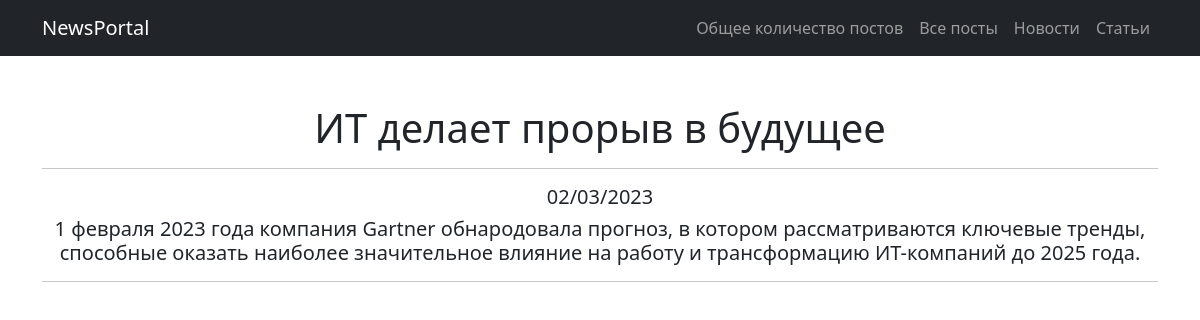
The page /articles/2 on the database its author committed.
### news/models.py (models this page shows, shortened)
class Post(models.Model):
    article = 'AT'
    news = 'NW'
    TYPE = [(article, 'Статья'), (news, 'Новость')]
    many_author = models.ForeignKey(Author, on_delete=models.CASCADE)
    article_or_news = models.CharField(max_length=2, choices=TYPE, default=article)
    datetime = models.DateTimeField(auto_now_add=True)
    many_category = models.ManyToManyField(Category, through="PostCategory")
    header = models.CharField(max_length=150)
    text = models.TextField()
    rating = models.SmallIntegerField(default=0)

### news/views.py (the view)
# urls.py: path('articles/<int:pk>', ArticleDetail.as_view()),
class ArticleDetail(DetailView):
    model = Post
    template_name = 'flatpages/article.html'
    context_object_name = 'article'

### news/templatetags/custom_filter2.py (called while the page is built)
@register.filter()
def post_time(date):
    return date.strftime("%d/%m/%Y")

### news/templatetags/custom_filter3.py (called while the page is built)
@register.filter()
def censor(value):
    finder = value.split()
    for _ in finder:
        if isinstance(_, str):
            if _.lower().replace(".", "").replace(",", "").replace(";", "").replace(":", "") in censor_words:
                finder[finder.index(_)] = (_[0] + len(_[1:]) * "*")
            else:
                continue
        else:
            continue
    return " ".join(finder)

### templates/flatpages/article.html (shortened to what this page needs)
{% extends 'flatpages/index.html' %}
{% load custom_filter2 %}
{% load custom_filter3 %}
{% block content %}
    {% if article.article_or_news == "AT" %}
        <h1>{{ article.header|censor }}</h1>
        <hr>
        <h5>{{ article.datetime|post_time }}</h5>
        <h5>{{ article.text|censor }}</h5>
        <hr>
    {% else %}
        <h2>Нет статей (👉ﾟヮﾟ)👉</h2>
    {% endif %}
{% endblock content %}

### rows shown on the page
Post: header|censor "ИТ делает прорыв в будущее", datetime|post_time "02/03/2023", text|censor "1 февраля 2023 года компания Gartner обнародовала прогноз, в котором рассматриваются ключевые тренды, способные оказать наиболее значительное влияние на работу и трансформацию ИТ-компаний до 2025 года."
